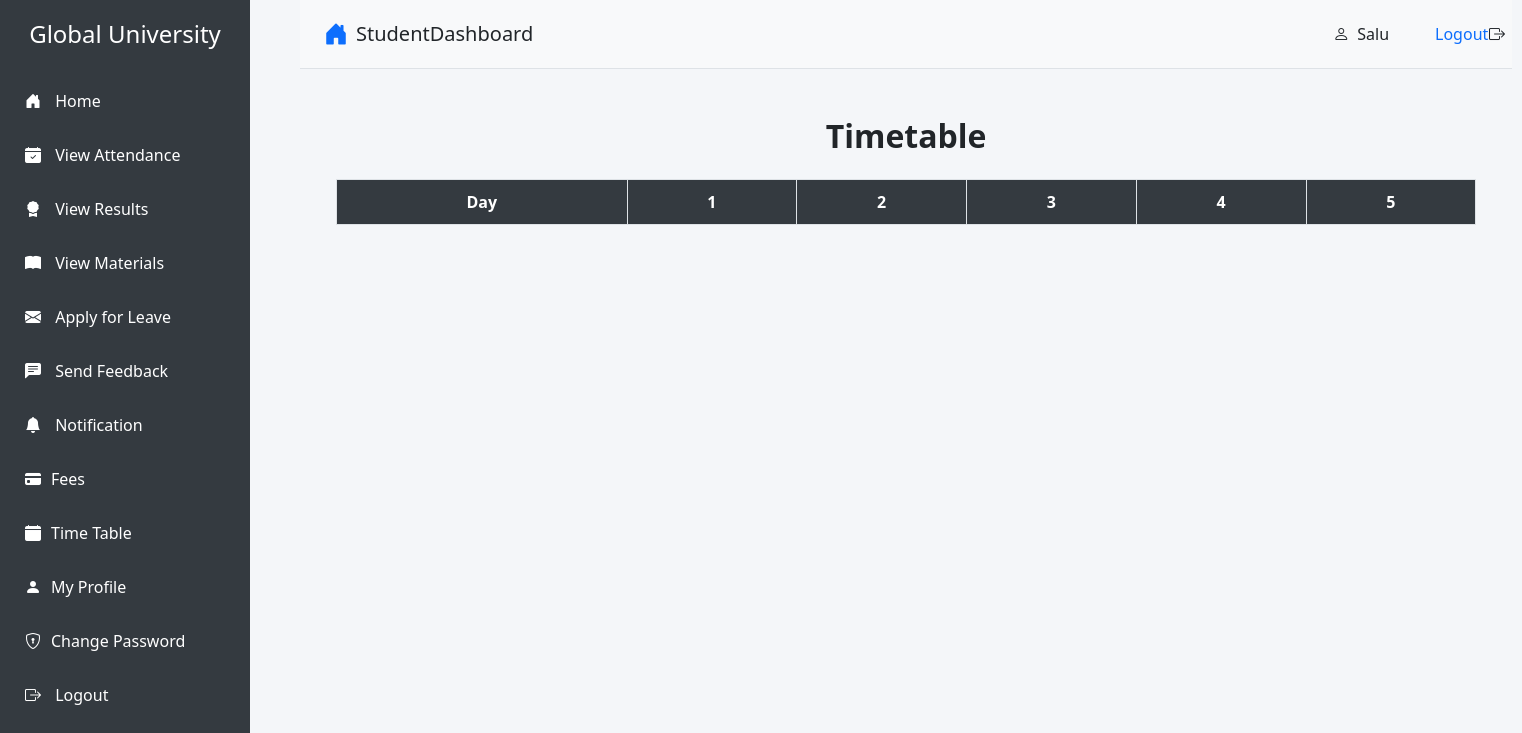
Page /student/timetable/ (signed in) on the earlier database version.
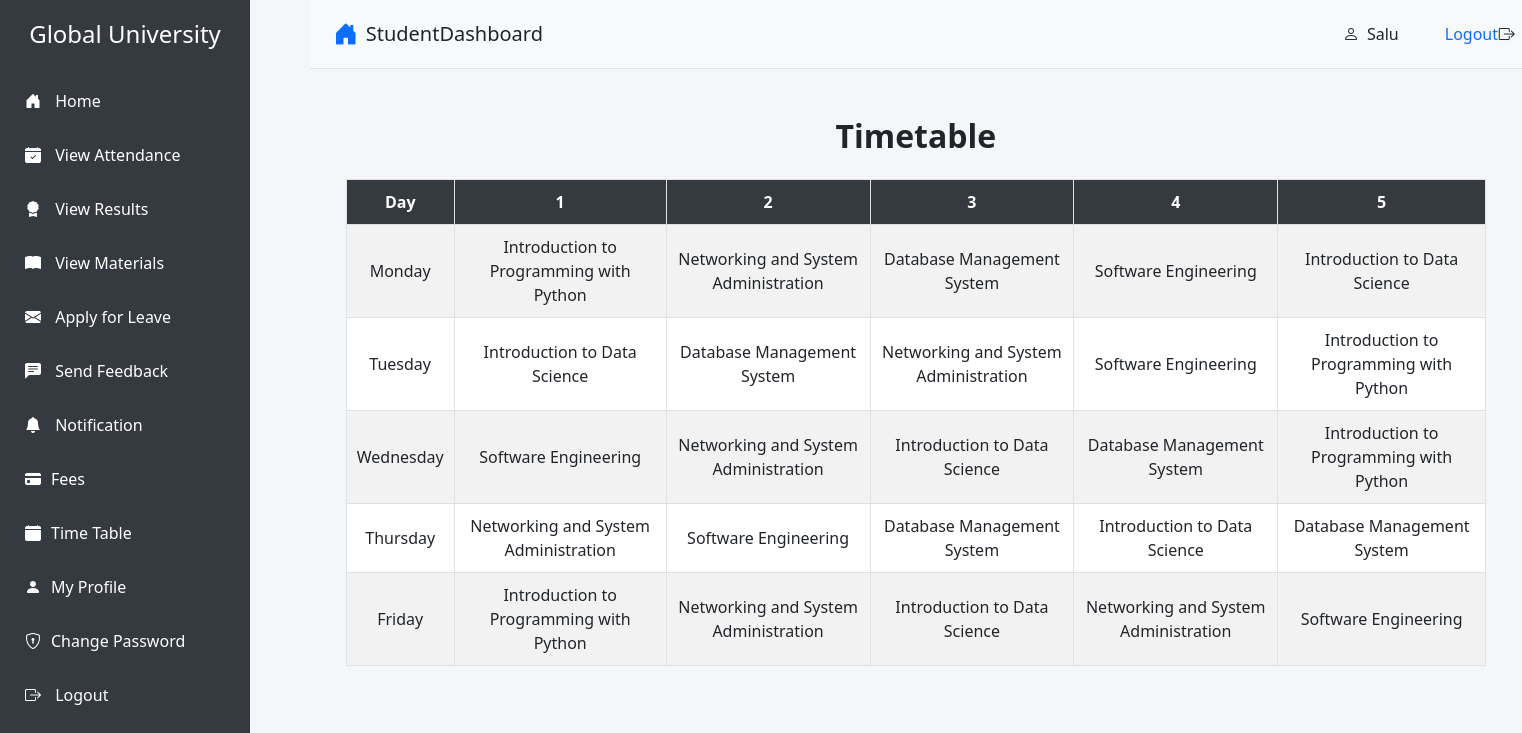
Same page on the later database version.
### student/models.py (models this page shows, shortened)
class Timetable(models.Model):
    DAYS_OF_WEEK = [
        ('monday', 'Monday'),
        ('tuesday', 'Tuesday'),
        ('wednesday', 'Wednesday'),
        ('thursday', 'Thursday'),
        ('friday', 'Friday'),
    ]
    day = models.CharField(max_length=10, choices=DAYS_OF_WEEK)
    time_slot_1 = models.ForeignKey(Subject, on_delete=models.SET_NULL, null=True, blank=True, related_name='monday_slot_1')
    time_slot_2 = models.ForeignKey(Subject, on_delete=models.SET_NULL, null=True, blank=True, related_name='monday_slot_2')
    time_slot_3 = models.ForeignKey(Subject, on_delete=models.SET_NULL, null=True, blank=True, related_name='monday_slot_3')
    time_slot_4 = models.ForeignKey(Subject, on_delete=models.SET_NULL, null=True, blank=True, related_name='monday_slot_4')
    time_slot_5 = models.ForeignKey(Subject, on_delete=models.SET_NULL, null=True, blank=True, related_name='monday_slot_5')
    session_year = models.ForeignKey(SessionYearModel, on_delete=models.CASCADE)

class Subject(models.Model):
    name = models.CharField(max_length=100, unique=True)
    description = models.TextField()
    course = models.ForeignKey(Course, on_delete=models.CASCADE, default=1) #need to give defauult course
    staff= models.ForeignKey(Staff, on_delete=models.CASCADE)

### student/views.py (the view)
# urls.py: path('timetable/', views.student_timetable, name='student_timetable'),
def student_timetable(request):
    if hasattr(request.user, 'student') and request.user.student.session_year_id:
        session_year_id = request.user.student.session_year_id.id
        timetable = Timetable.objects.filter(session_year_id=session_year_id)
    else:
        raise Http404("Session year not specified")
    context = {'timetable': timetable}
    return render(request, 'student/timetable.html', context)

### templates/student/timetable.html (shortened to what this page needs)
{% extends 'student/base.html' %}
{% block content %}
<div class="container mt-4">
    <h2 class="text-center mb-4">Timetable</h2>
    <table class="table table-bordered table-striped">
        <thead class="thead-dark">
            <tr>
                <th>Day</th>
                <th>1</th>
                <th>2</th>
                <th>3</th>
                <th>4</th>
                <th>5</th>
            </tr>
        </thead>
        <tbody>
            {% for day in timetable %}
            <tr>
                <td>{{ day.get_day_display }}</td>
                <td>
                    {% if day.time_slot_1 %}
                        {{ day.time_slot_1.name }}
                    {% else %}
                        No Subject
                    {% endif %}
                </td>
                <td>
                    {% if day.time_slot_2 %}
                        {{ day.time_slot_2.name }}
                    {% else %}
                        No Subject
                    {% endif %}
                </td>
                <td>
                    {% if day.time_slot_3 %}
                        {{ day.time_slot_3.name }}
                    {% else %}
                        No Subject
                    {% endif %}
                </td>
                <td>
                    {% if day.time_slot_4 %}
                        {{ day.time_slot_4.name }}
                    {% else %}
                        No Subject
                    {% endif %}
                </td>
                <td>
                    {% if day.time_slot_5 %}
                        {{ day.time_slot_5.name }}
                    {% else %}
                        No Subject
                    {% endif %}
                </td>
            </tr>
            {% endfor %}
        </tbody>
    </table>
</div>
{% endblock %}

### templates/student/base.html (shortened to what this page needs)
{% load static %}
<!DOCTYPE html>
<html lang="en">
<head>
    <link rel="stylesheet" href="https://cdn.jsdelivr.net/npm/bootstrap@5.3.0/dist/css/bootstrap.min.css">
    <link href="https://cdnjs.cloudflare.com/ajax/libs/bootstrap-icons/1.10.5/font/bootstrap-icons.min.css" rel="stylesheet">
</head>
<body>
    <div class="d-flex">
        {% include "student/sidebar.html" %}
        <div class="flex-grow-1">
            <header class="d-flex justify-content-between align-items-center px-4 py-3 border-bottom">
                <div class="d-flex align-items-center">
                    <i class="bi bi-house-door-fill me-2 fs-4 text-primary"></i>
                    <h1 class="h5 mb-0">StudentDashboard</h1>
                </div>
                <div class="d-flex align-items-center">
                    <div class="d-flex align-items-center" style="margin-left:-100px;">
                        <i class="bi bi-person me-2"></i> <span class="" style="margin-right:100px;" >{{ request.user.username }}</span>
                        <i class="bi bi-box-arrow-right"></i><a href="{% url 'staff:logout' %} " style="text-decoration: none; margin-left:-70px;"> Logout</a>
                    </div>
                </div>
            </header>
            <main class="p-4">
                {% block content %}
                {% endblock content %}
            </main>
        </div>
    </div>
</body>
</html>

### templates/student/sidebar.html (shortened to what this page needs)
<!DOCTYPE html>
<html lang="en">
<head>
    <link href="https://cdn.jsdelivr.net/npm/bootstrap@5.3.0-alpha1/dist/css/bootstrap.min.css" rel="stylesheet">
</head>
<body>
    <div class="sidebar">
        <h4>Global University</h4>
        <a href="{% url 'student:dashboard' %}"><i class="bi bi-house-door-fill"></i> Home</a>
        <a href="{% url 'student:view_attendance' %}"><i class="bi bi-calendar-check-fill"></i> View Attendance</a>
        <a href="{% url 'student:view_result' %}"><i class="bi bi-award-fill"></i> View Results</a>
        <a href="{% url 'student:study_material_list' %}"><i class="bi bi-book-fill"></i> View Materials</a>
        <a href="{% url 'student:student_apply_leave' %}"><i class="bi bi-envelope-fill"></i> Apply for Leave</a>
        <a href="{% url 'student:student_feedback' %}"><i class="bi bi-chat-left-text-fill"></i> Send Feedback</a>
        <a href="{% url 'student:student_notifications' %}"><i class="bi bi-bell-fill"></i> Notification</a>
        <a href="{% url 'student:fee_list' %}"><i class="bi bi-credit-card-fill"></i>Fees</a>
        <a href="{% url 'student:student_timetable' %}"><i class="bi bi-calendar-fill"></i>Time Table</a>
        <a href="{% url 'student:student_profile' %}"><i class="bi bi-person-fill"></i>My Profile</a>
        <a href="{% url 'student:change_password_student' %}"><i class="bi bi-shield-lock"></i>Change Password</a>
        <a href="{% url 'staff:logout' %}"><i class="bi bi-box-arrow-right"></i> Logout</a>
    </div>
    <div class="content">
    </div>
    <link href="https://cdn.jsdelivr.net/npm/bootstrap-icons/font/bootstrap-icons.css" rel="stylesheet">
</body>
</html>

### templates/student/base.html (style rules this page uses)
body { font-family: 'Arial', sans-serif; }
header { background-color: #f8f9fa; gap:900px }
header h1 { font-size: 20px; }

### templates/student/sidebar.html (style rules this page uses)
body { display: flex; min-height: 100vh; background-color: #f4f6f9; }
.sidebar { width: 250px; background-color: #343a40; color: white; height: 100vh; padding: 20px 10px; position: fixed; }
.sidebar h4 { text-align: center; margin-bottom: 30px; }
.sidebar a { display: block; padding: 10px 15px; margin-bottom: 10px; color: white; text-decoration: none; border-radius: 5px; transition: background-color 0.3s ease; }
.sidebar a i { margin-right: 10px; }
.content { margin-left: 260px; padding: 20px; width: 100%; }

### templates/student/timetable.html (style rules this page uses)
.table th { background-color: #343a40; color: white; text-align: center; }
.table td { text-align: center; vertical-align: middle; }
.table td, .table th { padding: 10px; }
h2 { font-size: 2rem; font-weight: 600; }
.table-bordered { border-color: #dee2e6; }
.table-striped tbody tr:nth-of-type(odd) { background-color: #f2f2f2; }

Differences in the rows shown:
added Timetable: day "Monday", time_slot_1.name "Introduction to Programming with Python", time_slot_2.name "Networking and System Administration", time_slot_3.name "Database Management System", time_slot_4.name "Software Engineering", time_slot_5.name "Introduction to Data Science"
added Timetable: day "Tuesday", time_slot_1.name "Introduction to Data Science", time_slot_2.name "Database Management System", time_slot_3.name "Networking and System Administration", time_slot_4.name "Software Engineering", time_slot_5.name "Introduction to Programming with Python"
added Timetable: day "Wednesday", time_slot_1.name "Software Engineering", time_slot_2.name "Networking and System Administration", time_slot_3.name "Introduction to Data Science", time_slot_4.name "Database Management System", time_slot_5.name "Introduction to Programming with Python"
added Timetable: day "Thursday", time_slot_1.name "Networking and System Administration", time_slot_2.name "Software Engineering", time_slot_3.name "Database Management System", time_slot_4.name "Introduction to Data Science", time_slot_5.name "Database Management System"
added Timetable: day "Friday", time_slot_1.name "Introduction to Programming with Python", time_slot_2.name "Networking and System Administration", time_slot_3.name "Introduction to Data Science", time_slot_4.name "Networking and System Administration", time_slot_5.name "Software Engineering"
